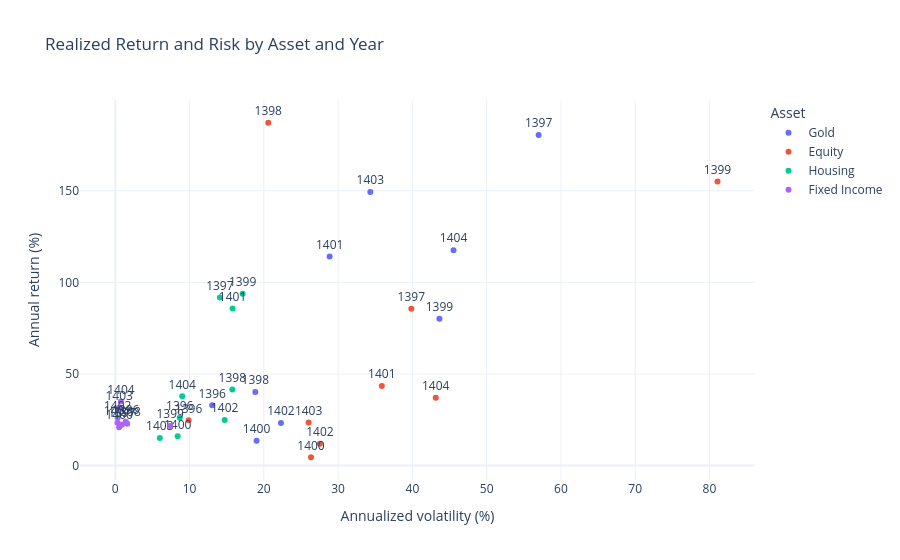

Notebook source saved alongside this figure:
### Code cell
plot_stats = asset_year_stats.assign(
    annual_return_pct=lambda df: df["annual_return"] * 100,
    annualized_volatility_pct=lambda df: df["annualized_volatility"] * 100,
)

fig = px.scatter(
    plot_stats,
    x="annualized_volatility_pct",
    y="annual_return_pct",
    color="asset_name",
    text="year",
    hover_data={
        "year": True,
        "annual_return_pct": ":.2f",
        "annualized_volatility_pct": ":.2f",
        "asset_name": False,
    },
    labels={
        "annualized_volatility_pct": "Annualized volatility (%)",
        "annual_return_pct": "Annual return (%)",
        "asset_name": "Asset",
    },
    title="Realized Return and Risk by Asset and Year",
)

fig.update_traces(textposition="top center")
fig.update_layout(legend_title_text="Asset")
fig.show()

### Figure 1 — Plotly figure (JSON) as saved in the notebook; plotly's stock layout.template omitted (floating-point values rounded to 4 significant figures)
{"data": [{"customdata": [[1396, "Gold"], [1397, "Gold"], [1398, "Gold"], [1399, "Gold"], [1400, "Gold"], [1401, "Gold"], [1402, "Gold"], [1403, "Gold"], [1404, "Gold"]], "hovertemplate": "Annualized volatility (%)=%{x:.2f}<br>Annual return (%)=%{y:.2f}<br>year=%{customdata[0]}<extra></extra>", "legendgroup": "Gold", "marker": {"color": "#636efa", "symbol": "circle"}, "mode": "markers+text", "name": "Gold", "orientation": "v", "showlegend": true, "text": [1396.0, 1397.0, 1398.0, 1399.0, 1400.0, 1401.0, 1402.0, 1403.0, 1404.0], "textposition": "top center", "type": "scatter", "x": [13.05, 57.0, 18.85, 43.64, 19.02, 28.86, 22.3, 34.33, 45.54], "xaxis": "x", "y": [32.92, 180.3, 40.18, 80.14, 13.6, 114.1, 23.21, 149.2, 117.5], "yaxis": "y"}, {"customdata": [[1396, "Equity"], [1397, "Equity"], [1398, "Equity"], [1399, "Equity"], [1400, "Equity"], [1401, "Equity"], [1402, "Equity"], [1403, "Equity"], [1404, "Equity"]], "hovertemplate": "Annualized volatility (%)=%{x:.2f}<br>Annual return (%)=%{y:.2f}<br>year=%{customdata[0]}<extra></extra>", "legendgroup": "Equity", "marker": {"color": "#EF553B", "symbol": "circle"}, "mode": "markers+text", "name": "Equity", "orientation": "v", "showlegend": true, "text": [1396.0, 1397.0, 1398.0, 1399.0, 1400.0, 1401.0, 1402.0, 1403.0, 1404.0], "textposition": "top center", "type": "scatter", "x": [9.874, 39.86, 20.59, 81.08, 26.35, 35.89, 27.55, 26.03, 43.15], "xaxis": "x", "y": [24.68, 85.54, 187.1, 155.0, 4.553, 43.39, 11.97, 23.46, 37.04], "yaxis": "y"}, {"customdata": [[1396, "Housing"], [1397, "Housing"], [1398, "Housing"], [1399, "Housing"], [1400, "Housing"], [1401, "Housing"], [1402, "Housing"], [1403, "Housing"], [1404, "Housing"]], "hovertemplate": "Annualized volatility (%)=%{x:.2f}<br>Annual return (%)=%{y:.2f}<br>year=%{customdata[0]}<extra></extra>", "legendgroup": "Housing", "marker": {"color": "#00cc96", "symbol": "circle"}, "mode": "markers+text", "name": "Housing", "orientation": "v", "showlegend": true, "text": [1396.0, 1397.0, 1398.0, 1399.0, 1400.0, 1401.0, 1402.0, 1403.0, 1404.0], "textposition": "top center", "type": "scatter", "x": [8.682, 14.08, 15.75, 17.14, 8.399, 15.79, 14.73, 5.991, 9.017], "xaxis": "x", "y": [26.09, 91.72, 41.55, 93.71, 16.0, 85.77, 24.83, 15.07, 37.84], "yaxis": "y"}, {"customdata": [[1396, "Fixed Income"], [1397, "Fixed Income"], [1398, "Fixed Income"], [1399, "Fixed Income"], [1400, "Fixed Income"], [1401, "Fixed Income"], [1402, "Fixed Income"], [1403, "Fixed Income"], [1404, "Fixed Income"]], "hovertemplate": "Annualized volatility (%)=%{x:.2f}<br>Annual return (%)=%{y:.2f}<br>year=%{customdata[0]}<extra></extra>", "legendgroup": "Fixed Income", "marker": {"color": "#ab63fa", "symbol": "circle"}, "mode": "markers+text", "name": "Fixed Income", "orientation": "v", "showlegend": true, "text": [1396.0, 1397.0, 1398.0, 1399.0, 1400.0, 1401.0, 1402.0, 1403.0, 1404.0], "textposition": "top center", "type": "scatter", "x": [1.405, 0.8857, 1.602, 7.384, 0.5173, 0.2968, 0.3231, 0.5289, 0.7628], "xaxis": "x", "y": [23.91, 22.26, 22.85, 21.56, 20.98, 23.42, 26.17, 31.56, 34.95], "yaxis": "y"}], "layout": {"legend": {"title": {"text": "Asset"}, "tracegroupgap": 0}, "title": {"text": "Realized Return and Risk by Asset and Year"}, "xaxis": {"anchor": "y", "domain": [0, 1], "title": {"text": "Annualized volatility (%)"}}, "yaxis": {"anchor": "x", "domain": [0, 1], "title": {"text": "Annual return (%)"}}}}
